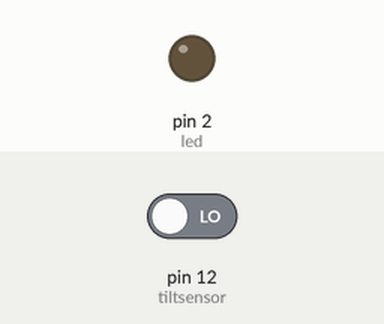
The sketch below on a simulated Arduino Uno, built with avr-gcc and run on an emulated ATmega328P. Parts: output pins drawn as LEDs (lit = HIGH). The inputs (shaded band) are chosen by the test bench; at power-on: pin 12 (tiltsensor) LOW.

Above: at 1.2 s.
1.3 s: pin 12 (tiltsensor) driven HIGH
At 2.4 s:
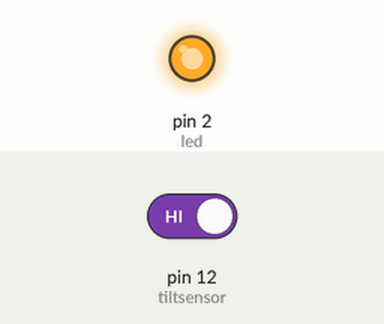
2.8 s: pin 12 (tiltsensor) driven LOW
At 3.5 s:
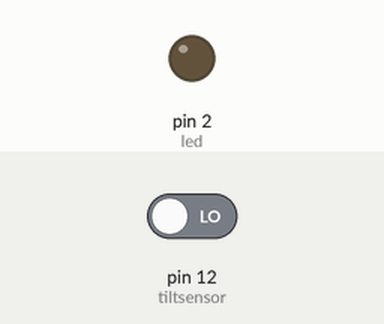
Timing chart, 0 to 5.8 s (numbered marks = the images above; inputs shaded):
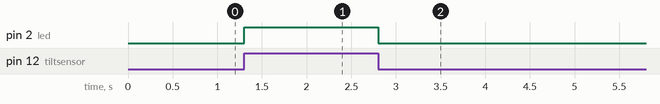

The sketch:

TiltSensor.ino
```cpp
  //Se inicia los pines de sensor y un led
  int tiltsensor =12;
  int led=2;

  void setup()
  {
    pinMode(tiltsensor, INPUT);//Se inicia como entrada el sensor
    pinMode(led,OUTPUT);//Se inicia como salida el led
  }

  void loop()
  {
    if (digitalRead(tiltsensor) == 1){// si el sensor detecta su valor
      digitalWrite(led,HIGH);//Entoces el led se encendera
    }
    else{
      digitalWrite(led,LOW);//De otra manera solo se mantendra apagado
    }

    //Se añade un retraso para estabilidad
    delay(100);
  }
```

Measured:
- after the input at 1.3 s, pin 2 (led): LOW → HIGH at once
- after the input at 2.8 s, pin 2 (led): HIGH → LOW at once
